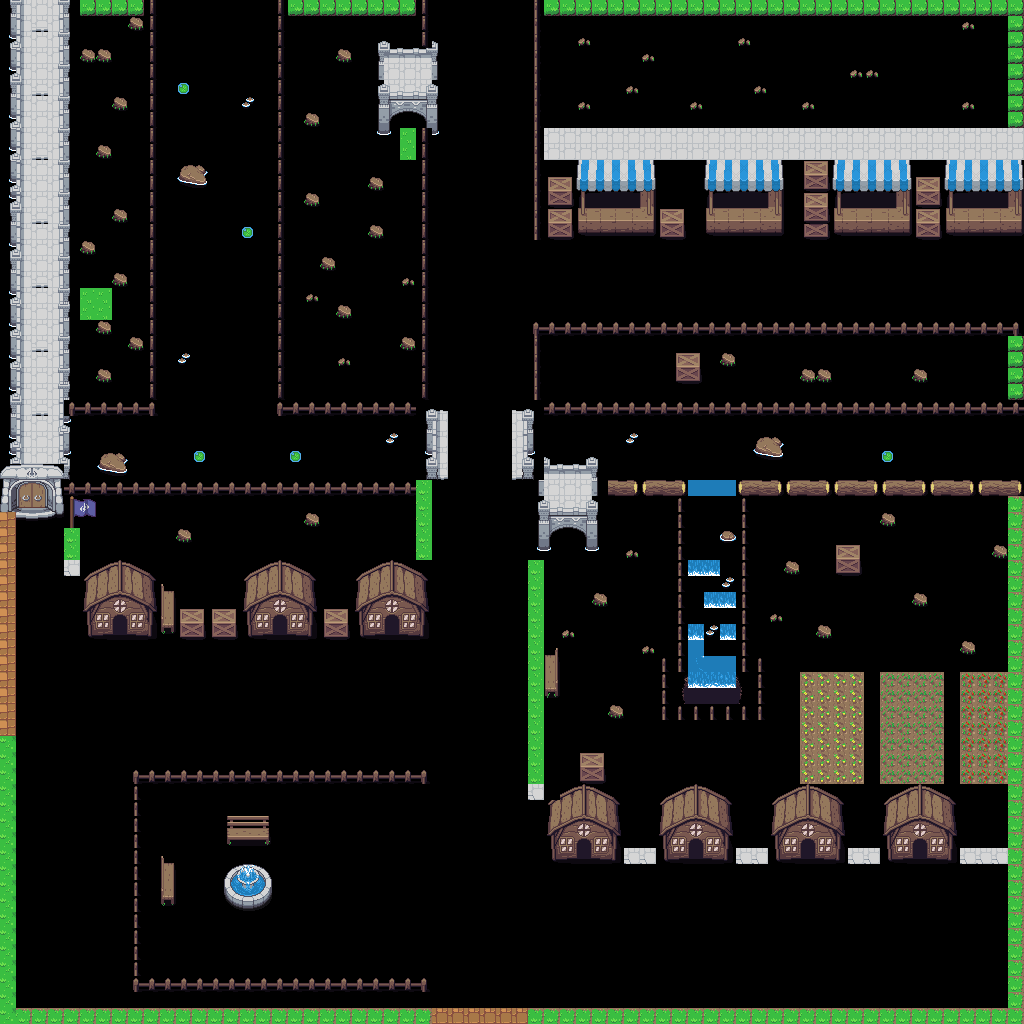

A level layout from a 2D game, rendered from its tile map. Below: a short description, then the map file with tile-grid data replaced by summaries:
An orthogonal 64x64 tile map with 16x16 px tiles, 1 tile layer (blocked), 2 hidden layers not drawn and 2 objects (PlayerPosition, Entrance).

<map version="1.10" tiledversion="1.10.0" orientation="orthogonal" renderorder="right-down" width="64" height="64" tilewidth="16" tileheight="16" infinite="0" nextlayerid="7" nextobjectid="8">
 <editorsettings>
  <export target="town.json" format="json" />
 </editorsettings>
 <tileset firstgid="1" name="town" tilewidth="16" tileheight="16" tilecount="1440" columns="40">
  <image source="../images/gfx/world.png" width="640" height="576" />
 </tileset>
 <layer id="1" name="background" width="64" height="64" visible="0">
  <data>[4096 cells, 4096 non-empty, 18 distinct tile ids]</data>
 </layer>
 <layer id="2" name="blocked" width="64" height="64">
  <data>[4096 cells, 1353 non-empty, 194 distinct tile ids]</data>
 </layer>
 <layer id="3" name="objects" width="64" height="64" visible="0">
  <data>[4096 cells, 0 non-empty, 0 distinct tile ids]</data>
 </layer>
 <objectgroup id="4" name="player" class="Player" visible="0" locked="1">
  <object id="6" name="playerPosition" type="PlayerPosition" x="480" y="950">
   <point />
  </object>
 </objectgroup>
 <objectgroup id="5" name="town" class="Town" visible="0" locked="1">
  <object id="7" name="entrance" type="Entrance" x="432.107" y="991.21" width="95.5" height="16.5" />
 </objectgroup>
</map>
